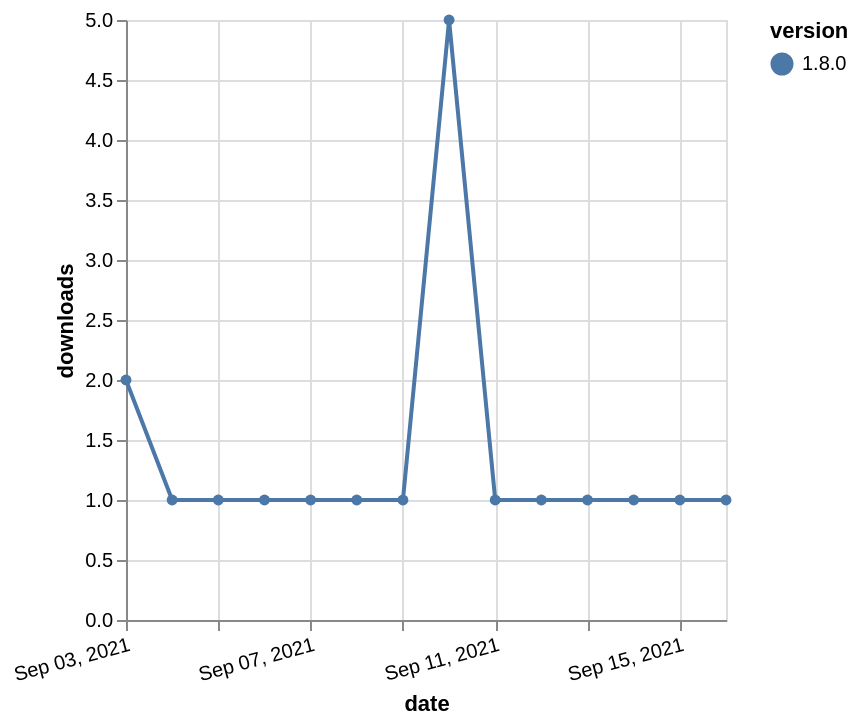

Here is the Vega-Lite specification saved for this chart:
### Vega-Lite specification from a JSON file in a GitHub repository (floating-point values rounded to 4 significant figures)
{"$schema": "https://vega.github.io/schema/vega-lite/v5.json", "description": "A simple bar chart with embedded data.", "data": {"values": [{"date": "2021-09-03", "total": 487, "delta": 2, "version": "1.8.0"}, {"date": "2021-09-04", "total": 488, "delta": 1, "version": "1.8.0"}, {"date": "2021-09-05", "total": 489, "delta": 1, "version": "1.8.0"}, {"date": "2021-09-06", "total": 490, "delta": 1, "version": "1.8.0"}, {"date": "2021-09-07", "total": 491, "delta": 1, "version": "1.8.0"}, {"date": "2021-09-08", "total": 492, "delta": 1, "version": "1.8.0"}, {"date": "2021-09-09", "total": 493, "delta": 1, "version": "1.8.0"}, {"date": "2021-09-10", "total": 498, "delta": 5, "version": "1.8.0"}, {"date": "2021-09-11", "total": 499, "delta": 1, "version": "1.8.0"}, {"date": "2021-09-12", "total": 500, "delta": 1, "version": "1.8.0"}, {"date": "2021-09-13", "total": 501, "delta": 1, "version": "1.8.0"}, {"date": "2021-09-14", "total": 502, "delta": 1, "version": "1.8.0"}, {"date": "2021-09-15", "total": 503, "delta": 1, "version": "1.8.0"}, {"date": "2021-09-16", "total": 504, "delta": 1, "version": "1.8.0"}]}, "width": "container", "mark": {"type": "line", "point": {"filled": true}}, "encoding": {"x": {"field": "date", "type": "temporal", "timeUnit": "yearmonthdate", "title": "date", "axis": {"labelAngle": -15}}, "y": {"field": "delta", "type": "quantitative", "title": "downloads"}, "color": {"field": "version", "type": "nominal"}, "tooltip": {"field": "delta"}}}
